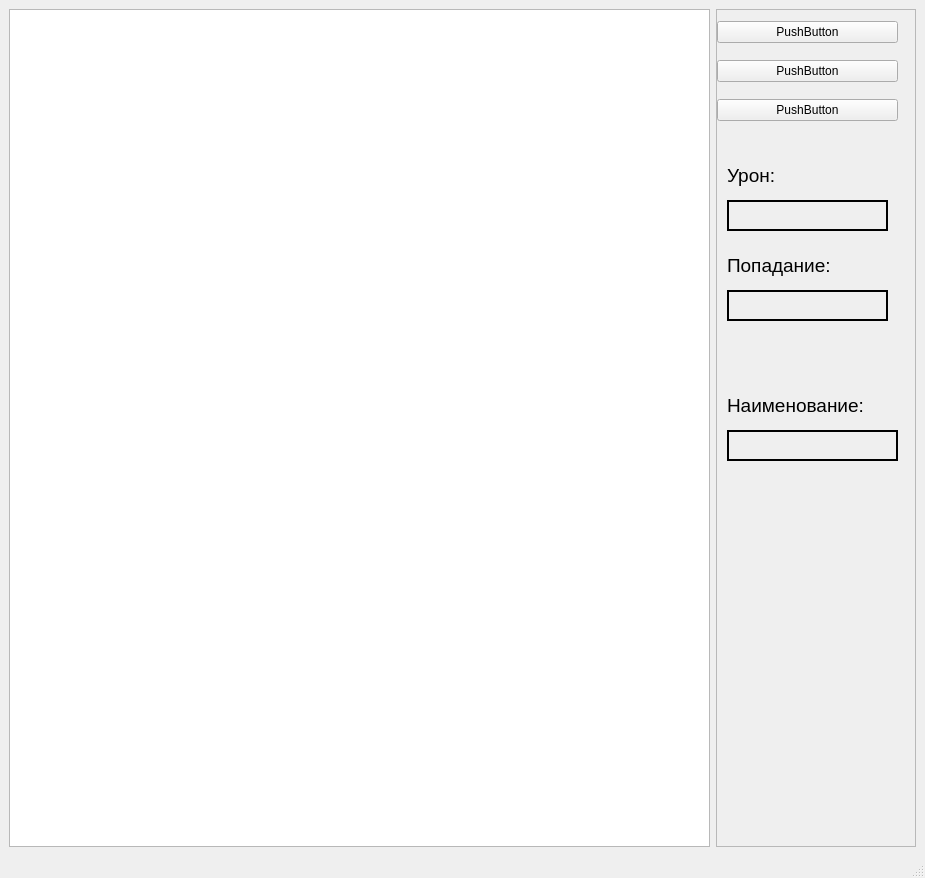
<?xml version="1.0" encoding="UTF-8"?>
<ui version="4.0">
 <class>MainWindow</class>
 <widget class="QMainWindow" name="MainWindow">
  <property name="windowModality">
   <enum>Qt::ApplicationModal</enum>
  </property>
  <property name="geometry">
   <rect>
    <x>0</x>
    <y>0</y>
    <width>925</width>
    <height>878</height>
   </rect>
  </property>
  <property name="sizePolicy">
   <sizepolicy hsizetype="Minimum" vsizetype="Minimum">
    <horstretch>20</horstretch>
    <verstretch>20</verstretch>
   </sizepolicy>
  </property>
  <property name="maximumSize">
   <size>
    <width>2000</width>
    <height>1000</height>
   </size>
  </property>
  <property name="windowTitle">
   <string>MainWindow</string>
  </property>
  <widget class="QWidget" name="centralwidget">
   <property name="sizePolicy">
    <sizepolicy hsizetype="Minimum" vsizetype="Minimum">
     <horstretch>20</horstretch>
     <verstretch>20</verstretch>
    </sizepolicy>
   </property>
   <property name="minimumSize">
    <size>
     <width>500</width>
     <height>0</height>
    </size>
   </property>
   <property name="maximumSize">
    <size>
     <width>2000</width>
     <height>16777215</height>
    </size>
   </property>
   <layout class="QGridLayout" name="gridLayout_2">
    <item row="0" column="0">
     <widget class="QTableWidget" name="tableWidget">
      <property name="sizePolicy">
       <sizepolicy hsizetype="Preferred" vsizetype="Preferred">
        <horstretch>0</horstretch>
        <verstretch>0</verstretch>
       </sizepolicy>
      </property>
      <property name="minimumSize">
       <size>
        <width>100</width>
        <height>100</height>
       </size>
      </property>
      <property name="maximumSize">
       <size>
        <width>2000</width>
        <height>2000</height>
       </size>
      </property>
     </widget>
    </item>
    <item row="0" column="1">
     <widget class="QScrollArea" name="scrollArea">
      <property name="sizePolicy">
       <sizepolicy hsizetype="Maximum" vsizetype="Maximum">
        <horstretch>10</horstretch>
        <verstretch>20</verstretch>
       </sizepolicy>
      </property>
      <property name="minimumSize">
       <size>
        <width>150</width>
        <height>150</height>
       </size>
      </property>
      <property name="maximumSize">
       <size>
        <width>200</width>
        <height>1001</height>
       </size>
      </property>
      <property name="widgetResizable">
       <bool>true</bool>
      </property>
      <property name="alignment">
       <set>Qt::AlignLeading|Qt::AlignLeft|Qt::AlignTop</set>
      </property>
      <widget class="QWidget" name="scrollAreaWidgetContents">
       <property name="geometry">
        <rect>
         <x>0</x>
         <y>0</y>
         <width>198</width>
         <height>803</height>
        </rect>
       </property>
       <property name="sizePolicy">
        <sizepolicy hsizetype="Fixed" vsizetype="Fixed">
         <horstretch>200</horstretch>
         <verstretch>200</verstretch>
        </sizepolicy>
       </property>
       <property name="minimumSize">
        <size>
         <width>150</width>
         <height>200</height>
        </size>
       </property>
       <property name="maximumSize">
        <size>
         <width>2000</width>
         <height>2000</height>
        </size>
       </property>
       <widget class="QWidget" name="verticalLayoutWidget">
        <property name="geometry">
         <rect>
          <x>0</x>
          <y>0</y>
          <width>181</width>
          <height>124</height>
         </rect>
        </property>
        <layout class="QVBoxLayout" name="verticalLayout">
         <item>
          <widget class="QPushButton" name="pushButton_2">
           <property name="text">
            <string>PushButton</string>
           </property>
          </widget>
         </item>
         <item>
          <widget class="QPushButton" name="pushButton_3">
           <property name="text">
            <string>PushButton</string>
           </property>
          </widget>
         </item>
         <item>
          <widget class="QPushButton" name="pushButton">
           <property name="text">
            <string>PushButton</string>
           </property>
          </widget>
         </item>
        </layout>
       </widget>
       <widget class="QLabel" name="label">
        <property name="geometry">
         <rect>
          <x>10</x>
          <y>190</y>
          <width>161</width>
          <height>31</height>
         </rect>
        </property>
        <property name="font">
         <font>
          <pointsize>14</pointsize>
          <weight>75</weight>
          <bold>true</bold>
         </font>
        </property>
        <property name="frameShape">
         <enum>QFrame::Panel</enum>
        </property>
        <property name="frameShadow">
         <enum>QFrame::Plain</enum>
        </property>
        <property name="lineWidth">
         <number>2</number>
        </property>
        <property name="midLineWidth">
         <number>3</number>
        </property>
        <property name="text">
         <string/>
        </property>
        <property name="wordWrap">
         <bool>true</bool>
        </property>
       </widget>
       <widget class="QLabel" name="label_2">
        <property name="geometry">
         <rect>
          <x>10</x>
          <y>280</y>
          <width>161</width>
          <height>31</height>
         </rect>
        </property>
        <property name="font">
         <font>
          <pointsize>14</pointsize>
          <weight>75</weight>
          <bold>true</bold>
         </font>
        </property>
        <property name="frameShape">
         <enum>QFrame::Panel</enum>
        </property>
        <property name="frameShadow">
         <enum>QFrame::Plain</enum>
        </property>
        <property name="lineWidth">
         <number>2</number>
        </property>
        <property name="midLineWidth">
         <number>3</number>
        </property>
        <property name="text">
         <string/>
        </property>
        <property name="wordWrap">
         <bool>true</bool>
        </property>
       </widget>
       <widget class="QLabel" name="label_3">
        <property name="geometry">
         <rect>
          <x>10</x>
          <y>150</y>
          <width>61</width>
          <height>31</height>
         </rect>
        </property>
        <property name="font">
         <font>
          <pointsize>14</pointsize>
         </font>
        </property>
        <property name="text">
         <string>Урон:</string>
        </property>
       </widget>
       <widget class="QLabel" name="label_4">
        <property name="geometry">
         <rect>
          <x>10</x>
          <y>240</y>
          <width>161</width>
          <height>31</height>
         </rect>
        </property>
        <property name="font">
         <font>
          <pointsize>14</pointsize>
         </font>
        </property>
        <property name="text">
         <string>Попадание:</string>
        </property>
       </widget>
       <widget class="QLabel" name="label_5">
        <property name="geometry">
         <rect>
          <x>10</x>
          <y>380</y>
          <width>161</width>
          <height>31</height>
         </rect>
        </property>
        <property name="font">
         <font>
          <pointsize>14</pointsize>
         </font>
        </property>
        <property name="text">
         <string>Наименование:</string>
        </property>
       </widget>
       <widget class="QLabel" name="label_6">
        <property name="geometry">
         <rect>
          <x>10</x>
          <y>420</y>
          <width>171</width>
          <height>31</height>
         </rect>
        </property>
        <property name="font">
         <font>
          <pointsize>14</pointsize>
          <weight>75</weight>
          <bold>true</bold>
         </font>
        </property>
        <property name="frameShape">
         <enum>QFrame::Panel</enum>
        </property>
        <property name="frameShadow">
         <enum>QFrame::Plain</enum>
        </property>
        <property name="lineWidth">
         <number>2</number>
        </property>
        <property name="midLineWidth">
         <number>3</number>
        </property>
        <property name="text">
         <string/>
        </property>
        <property name="wordWrap">
         <bool>true</bool>
        </property>
       </widget>
      </widget>
     </widget>
    </item>
   </layout>
  </widget>
  <widget class="QMenuBar" name="menubar">
   <property name="geometry">
    <rect>
     <x>0</x>
     <y>0</y>
     <width>925</width>
     <height>26</height>
    </rect>
   </property>
  </widget>
  <widget class="QStatusBar" name="statusbar"/>
 </widget>
 <resources/>
 <connections/>
</ui>
